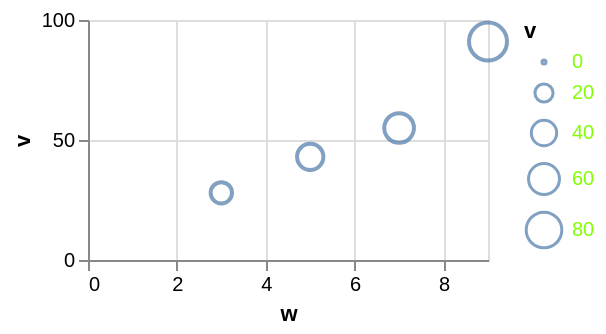

This figure's Vega-Lite source:
### Vega-Lite specification from a JSON file in a GitHub repository (floating-point values rounded to 4 significant figures)
{"$schema": "https://vega.github.io/schema/vega-lite/v6.json", "width": 200, "height": 120, "data": {"values": [{"c": "alpha", "v": 28, "w": 3, "t": "2024-01-07"}, {"c": "beta", "v": 55, "w": 7, "t": "2024-03-19"}, {"c": "gamma", "v": 43, "w": 5, "t": "2024-06-02"}, {"c": "delta", "v": 91, "w": 9, "t": "2024-09-11"}]}, "mark": "point", "encoding": {"x": {"field": "w", "type": "quantitative"}, "y": {"field": "v", "type": "quantitative"}, "size": {"field": "v", "type": "quantitative", "legend": {"labelColor": "chartreuse"}}}}
